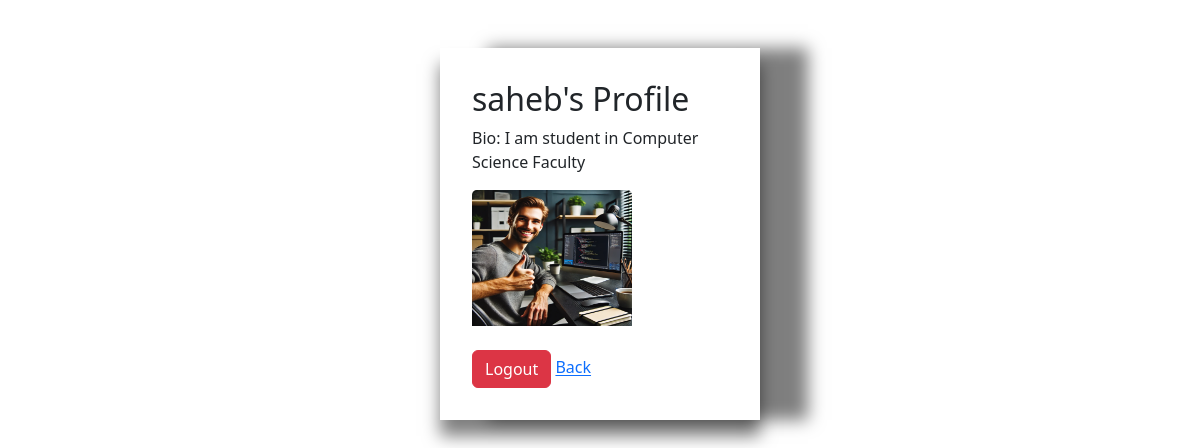
Screenshot of /account/profile/ (signed in) with the database file from the repository.
### account/models.py (models this page shows, shortened)
class Profile(models.Model):
    user = models.OneToOneField(User, on_delete=models.CASCADE, related_name='profile')
    bio = models.TextField(blank=True, null=True)
    profile_picture = models.ImageField(upload_to='profile_pictures/', blank=True, null=True)
    github_link = models.URLField(max_length=100, blank=True, null=True)

### account/views.py (the view)
# urls.py: path('profile/', views.profile_view, name='profile'),
@login_required
def profile_view(request):
    try:
        profile = request.user.profile
    except:
        print(f"Profile does not exist for user: {request.user.username}")
        return redirect('account:profile_update')
    return render(request, 'account/profile.html', {'profile': profile})

### account/templates/account/profile.html (shortened to what this page needs)
{% extends 'account/base.html' %}
{% load static %}
{% block content %}
<div class="profile-card">
    <h2>{{ profile.user.username }}'s Profile</h2>
    <p>Bio: {{ profile.bio }}</p>
    {% if profile.profile_picture %}
        <img id="image" src="{{ profile.profile_picture.url }}" height=100px alt="Profile Picture" width="150"><br>
    {% else %}
        <img src="{% static 'profile_pictures/default_profile_image.png' %}" alt="Default Profile Image"><br>
    {% endif %}
    {% if user.is_authenticated %}
        <a href="{% url 'account:logout' %}" class="btn btn-danger">Logout</a>
    {% endif %}
    <a href="/">Back</a>
{% endblock %}

### account/static/style.css (style rules this page uses)
.profile-card { width: 20rem; margin: 3rem auto; padding: 2rem; background-color: #fff; box-shadow: 0 1rem 1rem rgba(0, 0, 0, 0.5), 3rem 0rem 1rem rgba(0, 0, 0, 0.5); }
#image { width: 10rem; height: 10rem; padding-bottom:1.5rem ; border-radius: 0.3rem; }

### rows the page displays
Profile: user.username "saheb", bio "I am student in Computer Science Faculty", profile_picture (picture)
